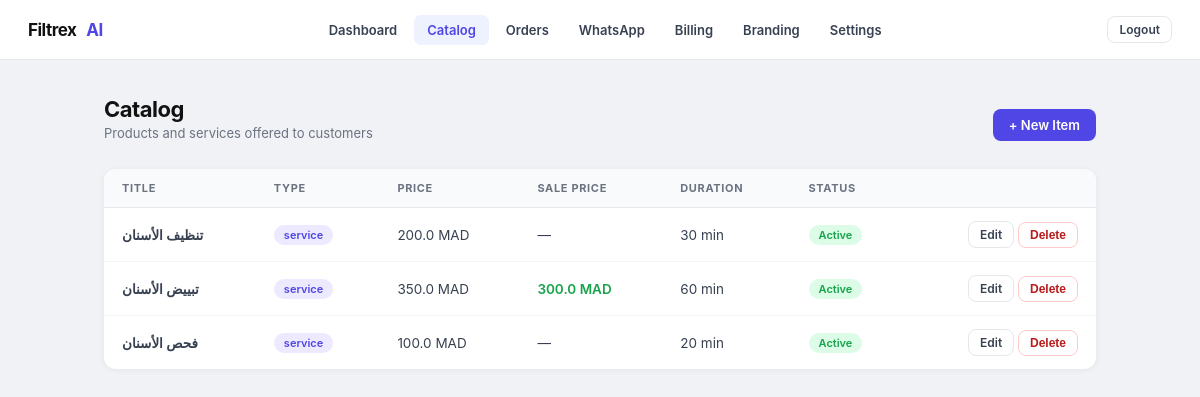
The app's page /admin/catalog (signed in) with its own data.
### tables this page shows
CREATE TABLE catalogs (
                id           INTEGER PRIMARY KEY AUTOINCREMENT,
                client_id    INTEGER NOT NULL REFERENCES clients(id),
                title        TEXT NOT NULL,
                type         TEXT DEFAULT 'service',
                price        REAL DEFAULT 0,
                sale_price   REAL,
                description  TEXT,
                duration_min INTEGER,
                stock_qty    INTEGER,
                is_active    INTEGER DEFAULT 1,
                created_at   TEXT DEFAULT (datetime('now'))
            );

CREATE TABLE clients (
                id                INTEGER PRIMARY KEY AUTOINCREMENT,
                name              TEXT NOT NULL,
                business_type     TEXT DEFAULT 'clinic',
                default_language  TEXT DEFAULT 'ar',
                currency          TEXT DEFAULT 'MAD',
                timezone          TEXT DEFAULT 'Africa/Casablanca',
                admin_whatsapp    TEXT,
                ultramsg_instance TEXT,
                ultramsg_token    TEXT,
                is_active         INTEGER DEFAULT 1,
                created_at        TEXT DEFAULT (datetime('now'))
            , whatsapp_connected INTEGER DEFAULT 0, onboarding_step INTEGER DEFAULT 0, referral_code   TEXT, referred_by     INTEGER, referral_count  INTEGER DEFAULT 0, brand_name          TEXT, logo_url            TEXT, primary_color       TEXT DEFAULT '#4f46e5', custom_domain       TEXT, white_label_enabled INTEGER DEFAULT 0);

### app.py (the view)
@app.route("/admin/catalog")
def admin_catalog():
    guard = _admin_guard()
    if guard:
        return guard
    cid = _session_client_id()
    client = get_client(cid)
    con = get_db_connection()
    try:
        items = [dict(r) for r in con.execute(
            "SELECT * FROM catalogs WHERE client_id=? ORDER BY id ASC", (cid,)
        ).fetchall()]
    finally:
        con.close()
    return render_template("admin/catalog.html", items=items,
                           currency=client.get("currency", "MAD"), active="catalog")

### app.py (called while the page is built)
@app.context_processor
def _inject_branding():
    return {"branding": getattr(g, "branding", {"brand_name": "Filtrex AI",
                                                  "logo_url": None,
                                                  "primary_color": "#4f46e5",
                                                  "white_label_enabled": 0})}

def get_db_connection():
    con = sqlite3.connect(DB_FILE, timeout=10)
    con.row_factory = sqlite3.Row
    return con

def _session_client_id():
    cid = session.get("client_id")
    return int(cid) if cid else CLIENT_ID

def get_client(client_id=CLIENT_ID):
    con = get_db_connection()
    try:
        row = con.execute("SELECT * FROM clients WHERE id=?", (client_id,)).fetchone()
    finally:
        con.close()
    return dict(row) if row else {}

def _admin_guard():
    if not session.get("logged_in"):
        return redirect(url_for("login"))
    cid = session.get("client_id")
    if cid:
        print(f"[AUTH_CLIENT_ID] client_id={cid} path={request.path}")
    return None

### templates/admin/catalog.html (shortened to what this page needs)
{% extends "admin/layout.html" %}
{% block content %}
<div class="page-head">
  <div>
    <h1 class="page-title">Catalog</h1>
    <p class="page-sub">Products and services offered to customers</p>
  </div>
  <a href="/admin/catalog/new" class="btn btn-primary">+ New Item</a>
</div>
<div class="card">
  {% if items %}
  <table>
    <thead>
      <tr>
        <th>Title</th>
        <th>Type</th>
        <th>Price</th>
        <th>Sale Price</th>
        <th>Duration</th>
        <th>Status</th>
        <th></th>
      </tr>
    </thead>
    <tbody>
    {% for item in items %}
    <tr>
      <td style="font-weight:600">{{ item.title }}</td>
      <td><span class="badge badge-purple">{{ item.type }}</span></td>
      <td>{{ item.price }} {{ currency }}</td>
      <td>{% if item.sale_price %}<span style="color:#16a34a;font-weight:600">{{ item.sale_price }} {{ currency }}</span>{% else %}—{% endif %}</td>
      <td>{% if item.duration_min %}{{ item.duration_min }} min{% else %}—{% endif %}</td>
      <td>
        {% if item.is_active %}
          <span class="badge badge-green">Active</span>
        {% else %}
          <span class="badge badge-gray">Inactive</span>
        {% endif %}
      </td>
      <td style="text-align:right">
        <a href="/admin/catalog/{{ item.id }}/edit" class="btn btn-ghost btn-sm">Edit</a>
        <form method="post" action="/admin/catalog/{{ item.id }}/delete" style="display:inline" onsubmit="return confirm('Delete this item?')">
          <button type="submit" class="btn btn-danger btn-sm">Delete</button>
        </form>
      </td>
    </tr>
    {% endfor %}
    </tbody>
  </table>
  {% else %}
  <div class="empty">
    <div class="empty-icon">🗂️</div>
    <div class="empty-text">No catalog items yet</div>
    <div class="empty-sub"><a href="/admin/catalog/new" style="color:#4f46e5">Add your first item</a></div>
  </div>
  {% endif %}
</div>
{% endblock %}

### records on screen
catalogs: title "تنظيف الأسنان", type "service", price "200.0", duration_min "30", is_active "Active"
clients: currency "MAD"
catalogs: title "تبييض الأسنان", type "service", price "350.0", sale_price "300.0", duration_min "60", is_active "Active"
catalogs: title "فحص الأسنان", type "service", price "100.0", duration_min "20", is_active "Active"

### other values on screen
{{ _parts[:-1]|join(' ') }} "Filtrex"
{{ _parts[-1] }} "AI"
